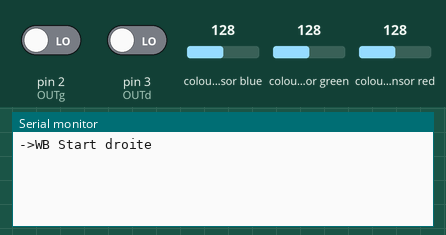
Bench run of a sketch on a simulated Arduino Uno, built with avr-gcc and run on an emulated ATmega328P. Parts: the last lines printed to the serial monitor. Wiring (inferred from the names in the program): 2 × TCS3200 colour sensor: output pin 2, S2 pin 5, S3 pin 4, S0 pin 7, S1 pin 6 / output pin 3, S2 pin 9, S3 pin 8, S0 pin 11, S1 pin 10. The test bench sets the inputs (shaded band); at power-on: colour sensor green 128, colour sensor red 128, colour sensor blue 128, pin 2 (OUTg) LOW, pin 3 (OUTd) LOW.

Above: at 1.2 s.
1.3 s: colour sensor green set to 5
At 2.8 s:
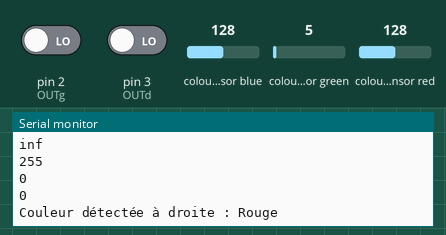
3.5 s: colour sensor red set to 5
At 4.6 s:
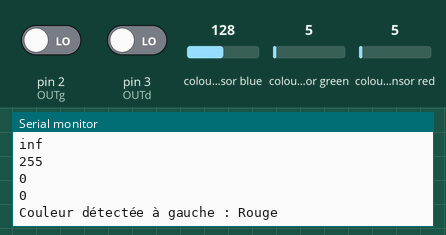
6.5 s: colour sensor blue set to 5
At 9.0 s:
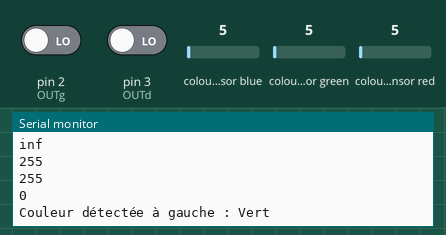
9.5 s: colour sensor blue set to 64
At 11.0 s:
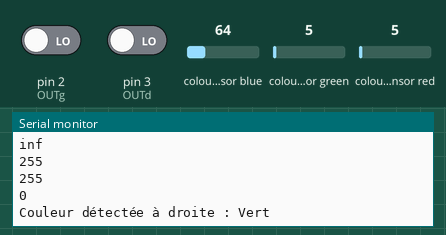
Timing chart, 0 to 12.5 s (numbered marks = the images above; inputs shaded):
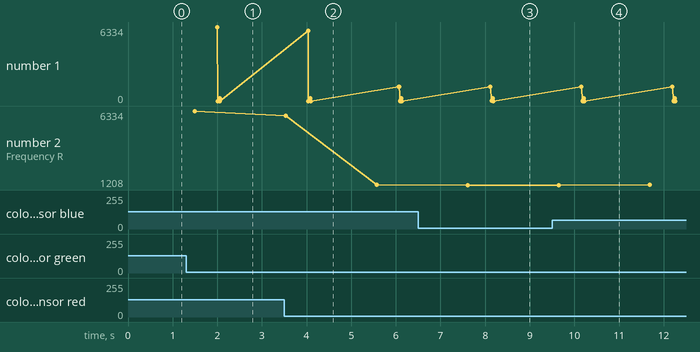

Measured:
- after the input at 1.3 s, the serial monitor: prints a new line after 0.71 s (image 1)
- after the input at 3.5 s, the serial monitor: prints a new line at once (image 2)
- after the input at 6.5 s, the serial monitor: prints a new line after 1.1 s (image 3)
- after the input at 9.5 s, the serial monitor: prints a new line after 0.66 s (image 4)
- plotted number 2: 1209 → 1208 after the input at 6.5 s

The sketch:

V5.ino
```cpp
#include <TimerOne.h>

const int S0g = 7;
const int S1g = 6;
const int S2g = 5;
const int S3g = 4;
const int OUTg= 2;
int temps = 2000;
//int periode = 500000;
int Rg = 0;
int Vg = 0;
int Bg = 0;
int g_countg = 0;
int g_arrayg[3];
int g_flagg = 0;
float g_SFg[3];

const int S0d = 11;
const int S1d = 10;
const int S2d = 9;
const int S3d = 8;
const int OUTd= 3;
int Rd = 0;
int Vd = 0;
int Bd = 0;
int g_countd = 0;
int g_arrayd[3];
int g_flagd = 0;
float g_SFd[3];

// fonctions pour capteur droit/////////////////////////////////////////////////////////////////
void TSC_Initd()
{
  pinMode(S0d, OUTPUT);
  pinMode(S1d, OUTPUT);
  pinMode(S2d, OUTPUT);
  pinMode(S3d, OUTPUT);
  pinMode(OUTd, INPUT);
  digitalWrite(S0d, LOW);
  digitalWrite(S1d, HIGH);
}
void TSC_FilterColord(int Level01, int Level02)
{
  if (Level01 != 0)
    Level01 = HIGH;
  if (Level02 != 0)
    Level02 = HIGH;
  digitalWrite(S2d, Level01);
  digitalWrite(S3d, Level02);
}
void TSC_Countd()
{
  g_countd ++;
}
void TSC_WBd(int Level0, int Level1) // Balance des blancs
{
  g_countd = 0;
  g_flagd ++;
  TSC_FilterColord(Level0, Level1);
  Timer1.setPeriod(500000);
}
void TSC_Callbackd()
{
  switch (g_flagd)
  {
    case 0:
      Serial.println("->WB Start droite");
      TSC_WBd(LOW, LOW); // Filtre sans rouge
      break;
    case 1:
      Serial.print("->Frequency R=");
      Serial.println(g_countd);
      g_arrayd[0] = g_countd;
      TSC_WBd(HIGH, HIGH); // Filtre sans vert
      break;
    case 2:
      Serial.print("->Frequency V=");
      Serial.println(g_countd);
      g_arrayd[1] = g_countd;
      TSC_WBd(LOW, HIGH); // Filtre sans bleu
      break;
    case 3:
      Serial.print("->Frequency B=");
      Serial.println(g_countd);
      Serial.println("->WB End");
      g_arrayd[2] = g_countd;
      TSC_WBd(HIGH, LOW); // Pas de filtre
      break;
    default:
      g_countd = 0;
      break;
  }
}

void captLumD(){
  g_flagd = 0;
  for (int i = 0; i < 3; i++)
    Serial.println(int(g_arrayd[i] * g_SFd[i]));
  Rd = int(g_arrayd[0]); //* g_SFd[0]);
  Vd = int(g_arrayd[1]); //  * g_SFd[1]);
  Bd = int(g_arrayd[2]);// * g_SFd[2]);

  Serial.print("Couleur détectée à droite : ");
  //if(Rd > Vd && Rd > Bd){
  if(Rd > 1.5*Vd && Rd > 1.5*Bd){
    Serial.println("Rouge");
  }
  else if(Vd > Rd && Vd > Bd){
    Serial.println("Vert");
  }
  else if(Bd > Rd && Bd > Vd){
    Serial.println("Bleu");
  }
  else{
    Serial.println("Non fiable");
  }
}
void setupd(){
  Timer1.initialize();
  Timer1.attachInterrupt(TSC_Callbackd);
  attachInterrupt(1, TSC_Countd, RISING);
  delay(temps);
  for (int i = 0; i < 3; i++)
    Serial.println(g_arrayd[i]);
  g_SFd[0] = 255.0 / g_arrayd[0]; // valeur R
  g_SFd[1] = 255.0 / g_arrayd[1] ; // valeur V
  g_SFd[2] = 255.0 / g_arrayd[2] ; // valeur B
  Serial.println(g_SFd[0]);
  Serial.println(g_SFd[1]);
  Serial.println(g_SFd[2]);
}

void mesured(){
    setupd();
    captLumD();
}
// fonctions pour capteur gauche///////////////////////////////////////////////////////////////////
void TSC_Initg()
{
  pinMode(S0g, OUTPUT);
  pinMode(S1g, OUTPUT);
  pinMode(S2g, OUTPUT);
  pinMode(S3g, OUTPUT);
  pinMode(OUTg, INPUT);
  digitalWrite(S0g, LOW);
  digitalWrite(S1g, HIGH);
}
void TSC_FilterColorg(int Level01, int Level02)
{
  if (Level01 != 0)
    Level01 = HIGH;
  if (Level02 != 0)
    Level02 = HIGH;
  digitalWrite(S2g, Level01);
  digitalWrite(S3g, Level02);
}
void TSC_Countg()
{
  g_countg ++;
}
void TSC_WBg(int Level0, int Level1) // Balance des blancs
{
  g_countg = 0;
  g_flagg ++;
  TSC_FilterColorg(Level0, Level1);
  Timer1.setPeriod(500000);
}
void TSC_Callbackg()
{
  switch (g_flagg)
  {
    case 0:
      Serial.println("->WB Start gauche");
      TSC_WBg(LOW, LOW); // Filtre sans rouge
      break;
    case 1:
      Serial.print("->Frequency R=");
      Serial.println(g_countg);
      g_arrayg[0] = g_countg;
      TSC_WBg(HIGH, HIGH); // Filtre sans vert
      break;
    case 2:
      Serial.print("->Frequency V=");
      Serial.println(g_countg);
      g_arrayg[1] = g_countg;
      TSC_WBg(LOW, HIGH); // Filtre sans bleu
      break;
    case 3:
      Serial.print("->Frequency B=");
      Serial.println(g_countg);
      Serial.println("->WB End");
      g_arrayg[2] = g_countg;
      TSC_WBg(HIGH, LOW); // Pas de filtre
      break;
    default:
      g_countg = 0;
      break;
  }
}
void captLumG(){
  g_flagg = 0;
  for (int i = 0; i < 3; i++)
    Serial.println(int(g_arrayg[i] * g_SFg[i]));
  Rg = int(g_arrayg[0] );//* g_SFg[0]);
  Vg = int(g_arrayg[1] );//* g_SFg[1]);
  Bg = int(g_arrayg[2] );//* g_SFg[2]);

  Serial.print("Couleur détectée à gauche : ");
  //if(Rg > Vg && Rg > Bg){
  if(Rg > 1.5*Vg && Rg > 1.5*Bg){
    Serial.println("Rouge");
  }
  else if(Vg > Rg && Vg > Bg){
    Serial.println("Vert");
  }
  else if(Bg > Rg && Bg > Vg){
    Serial.println("Bleu");
  }
  else{
    Serial.println("Non fiable");
  }
}
void setupg(){
  Timer1.initialize();
  Timer1.attachInterrupt(TSC_Callbackg);
  attachInterrupt(0, TSC_Countg, RISING);
  delay(temps);
  for (int i = 0; i < 3; i++)
    Serial.println(g_arrayg[i]);
  g_SFg[0] = 255.0 / g_arrayg[0]; // valeur R
  g_SFg[1] = 255.0 / g_arrayg[1] ; // valeur V
  g_SFg[2] = 255.0 / g_arrayg[2] ; // valeur B
  Serial.println(g_SFg[0]);
  Serial.println(g_SFg[1]);
  Serial.println(g_SFg[2]);
}

void mesureg(){
    setupg();
    captLumG();
}

// main ///////////////////////////////////////////////////////////////////////////////////////

void setup()
{
  Serial.begin(9600);
  TSC_Initg();
  TSC_Initd();
}

void loop()
{
  mesured();
  mesureg();
}
```
